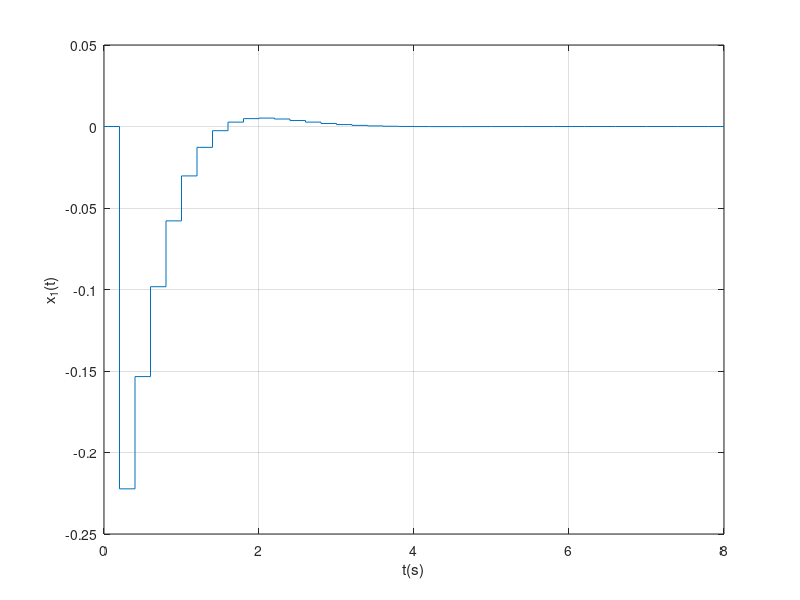
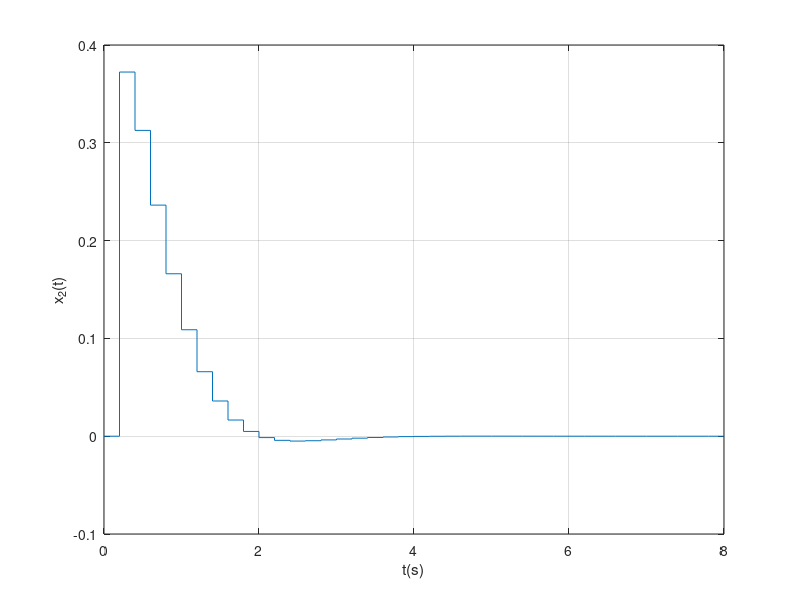
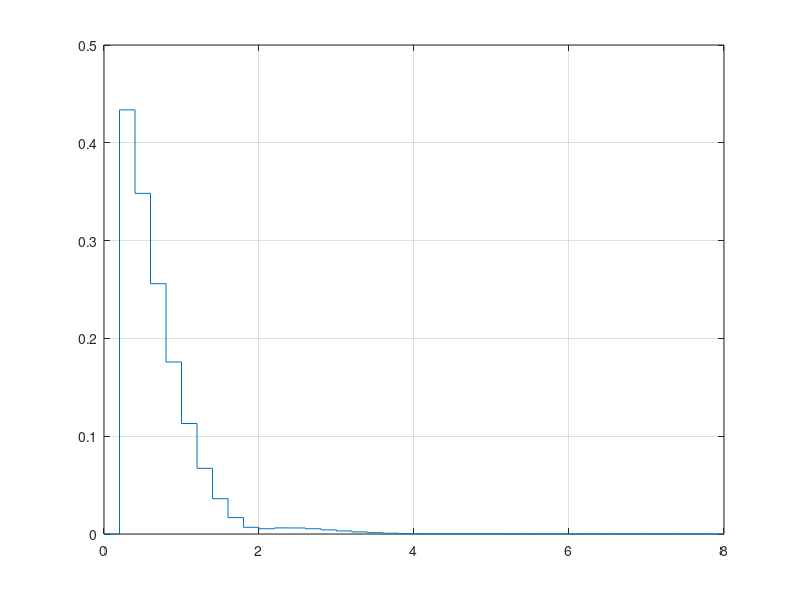

The MATLAB script that drew these images, in order: (Note: this script raises an error after producing the figures.)
clc, close all, clear all, format compact,
%% Problem 4 - Closed loop constrained QOC trough Receding Horizon Algorithm, input and state constraint
A=[0.9616 0.1878;-0.3756 0.8677]; B=[0.0192;0.1878]; x0=[-0.3;0.4]; Ts=0.2;

Q=diag([5,1]); %S=Q;
R=0.1;
nx=2; nu=1;
Hp=3;

% Matrices
A_cal= zeros(Hp*nx,nx);
for i=1:Hp
    A_cal( (i-1)*nx+1:i*nx, :)=A^i;
end

B_cal= zeros(Hp*nx,nu*Hp);
for i=1:Hp
    for j=1:i
        B_cal((i-1)*nx+1:i*nx, (j-1)*nu+1:j*nu)=A^(i-j)*B;
    end
end

Q_cal=kron(eye(Hp),Q);
R_cal=kron(eye(Hp),R);

% cost fuction
H=2*(B_cal'*Q_cal*B_cal+R_cal);
H=(H+H')/2;
F=2*A_cal'*Q_cal*B_cal;

% constrains
%input
u_sat=0.5;
Gu=[eye(Hp);-eye(Hp)];
hu=u_sat*ones(2*Hp,1);

%state
x_max=[0;0.5];
Gx=B_cal;
hx=-A_cal*x0+repmat(x_max,Hp,1);


% RH
sim_steps=40;
x_k=x0;

G=[Gu;Gx];
h=[hu;hx];

for kk=1:sim_steps
    %updating state constraint
    hx=-A_cal*x0+repmat(x_max,Hp,1);
    h=[hu;hx];
    
    % core logic
    U=quadprog(H,x_k'*F,G,h);
    x_traj(:,kk+1)=A*x_k+B*U(1);
    u_traj(:,kk)=U(1);
    x_k=x_traj(:,kk+1);

end

figure(1)
stairs([0:1:sim_steps]*Ts, x_traj(1,:)), hold on, zoom on, grid on
xlabel('t(s)'), ylabel('x_1(t)')

figure(2)
stairs([0:1:sim_steps]*Ts, x_traj(2,:)), hold on, zoom on, grid on
xlabel('t(s)'), ylabel('x_2(t)')

figure(3)
stairs([0:1:sim_steps]*Ts, sqrt(x_traj(1,:).^2+x_traj(2,:).^2)), hold on, zoom on, grid on
yline(1e-4,':r')
yline(-1e-4,':r')
xlabel('t(s)'), ylabel('||x||_2(t)')

figure(4)
stairs([0:1:sim_steps-1]*Ts, u_traj), hold on, zoom on, grid on
xlabel('t(s)'), ylabel('u(t)')


